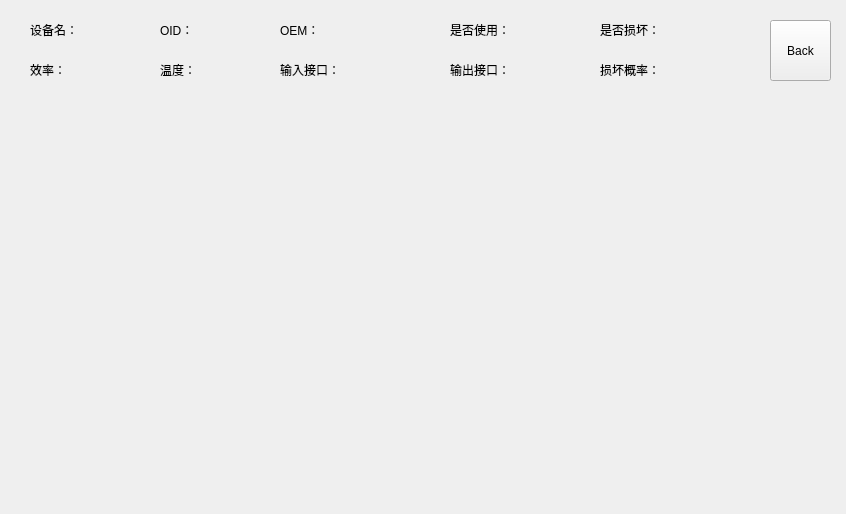
<?xml version="1.0" encoding="UTF-8"?>
<ui version="4.0">
 <class>RTshow</class>
 <widget class="QWidget" name="RTshow">
  <property name="geometry">
   <rect>
    <x>0</x>
    <y>0</y>
    <width>846</width>
    <height>514</height>
   </rect>
  </property>
  <property name="windowTitle">
   <string>Form</string>
  </property>
  <property name="windowIcon">
   <iconset>
    <normaloff>file/icon.png</normaloff>file/icon.png</iconset>
  </property>
  <widget class="QPushButton" name="back">
   <property name="geometry">
    <rect>
     <x>770</x>
     <y>20</y>
     <width>61</width>
     <height>61</height>
    </rect>
   </property>
   <property name="text">
    <string>Back</string>
   </property>
  </widget>
  <widget class="QWidget" name="verticalLayoutWidget">
   <property name="geometry">
    <rect>
     <x>19</x>
     <y>119</y>
     <width>811</width>
     <height>381</height>
    </rect>
   </property>
   <layout class="QVBoxLayout" name="verticalLayout"/>
  </widget>
  <widget class="QLabel" name="label_1">
   <property name="geometry">
    <rect>
     <x>30</x>
     <y>20</y>
     <width>69</width>
     <height>20</height>
    </rect>
   </property>
   <property name="text">
    <string>设备名：</string>
   </property>
  </widget>
  <widget class="QLabel" name="label_2">
   <property name="geometry">
    <rect>
     <x>160</x>
     <y>20</y>
     <width>69</width>
     <height>20</height>
    </rect>
   </property>
   <property name="text">
    <string>OID：</string>
   </property>
  </widget>
  <widget class="QLabel" name="label_3">
   <property name="geometry">
    <rect>
     <x>280</x>
     <y>20</y>
     <width>51</width>
     <height>20</height>
    </rect>
   </property>
   <property name="text">
    <string>OEM：</string>
   </property>
  </widget>
  <widget class="QLabel" name="label_4">
   <property name="geometry">
    <rect>
     <x>450</x>
     <y>20</y>
     <width>71</width>
     <height>20</height>
    </rect>
   </property>
   <property name="text">
    <string>是否使用：</string>
   </property>
  </widget>
  <widget class="QLabel" name="label_5">
   <property name="geometry">
    <rect>
     <x>600</x>
     <y>20</y>
     <width>71</width>
     <height>20</height>
    </rect>
   </property>
   <property name="text">
    <string>是否损坏：</string>
   </property>
  </widget>
  <widget class="QLabel" name="label_6">
   <property name="geometry">
    <rect>
     <x>30</x>
     <y>60</y>
     <width>69</width>
     <height>20</height>
    </rect>
   </property>
   <property name="text">
    <string>效率：</string>
   </property>
  </widget>
  <widget class="QLabel" name="label_7">
   <property name="geometry">
    <rect>
     <x>160</x>
     <y>60</y>
     <width>69</width>
     <height>20</height>
    </rect>
   </property>
   <property name="text">
    <string>温度：</string>
   </property>
  </widget>
  <widget class="QLabel" name="label_8">
   <property name="geometry">
    <rect>
     <x>280</x>
     <y>60</y>
     <width>81</width>
     <height>20</height>
    </rect>
   </property>
   <property name="text">
    <string>输入接口：</string>
   </property>
  </widget>
  <widget class="QLabel" name="label_9">
   <property name="geometry">
    <rect>
     <x>450</x>
     <y>60</y>
     <width>71</width>
     <height>20</height>
    </rect>
   </property>
   <property name="text">
    <string>输出接口：</string>
   </property>
  </widget>
  <widget class="QLabel" name="label_10">
   <property name="geometry">
    <rect>
     <x>600</x>
     <y>60</y>
     <width>71</width>
     <height>20</height>
    </rect>
   </property>
   <property name="text">
    <string>损坏概率：</string>
   </property>
  </widget>
  <widget class="QLabel" name="label_11">
   <property name="geometry">
    <rect>
     <x>90</x>
     <y>20</y>
     <width>81</width>
     <height>20</height>
    </rect>
   </property>
   <property name="text">
    <string/>
   </property>
  </widget>
  <widget class="QLabel" name="label_12">
   <property name="geometry">
    <rect>
     <x>200</x>
     <y>20</y>
     <width>69</width>
     <height>20</height>
    </rect>
   </property>
   <property name="text">
    <string/>
   </property>
  </widget>
  <widget class="QLabel" name="label_13">
   <property name="geometry">
    <rect>
     <x>328</x>
     <y>20</y>
     <width>91</width>
     <height>20</height>
    </rect>
   </property>
   <property name="text">
    <string/>
   </property>
  </widget>
  <widget class="QLabel" name="label_14">
   <property name="geometry">
    <rect>
     <x>520</x>
     <y>20</y>
     <width>61</width>
     <height>20</height>
    </rect>
   </property>
   <property name="text">
    <string/>
   </property>
  </widget>
  <widget class="QLabel" name="label_15">
   <property name="geometry">
    <rect>
     <x>670</x>
     <y>20</y>
     <width>69</width>
     <height>20</height>
    </rect>
   </property>
   <property name="text">
    <string/>
   </property>
  </widget>
  <widget class="QLabel" name="label_16">
   <property name="geometry">
    <rect>
     <x>70</x>
     <y>60</y>
     <width>69</width>
     <height>20</height>
    </rect>
   </property>
   <property name="text">
    <string/>
   </property>
  </widget>
  <widget class="QLabel" name="label_17">
   <property name="geometry">
    <rect>
     <x>200</x>
     <y>60</y>
     <width>69</width>
     <height>20</height>
    </rect>
   </property>
   <property name="text">
    <string/>
   </property>
  </widget>
  <widget class="QLabel" name="label_18">
   <property name="geometry">
    <rect>
     <x>348</x>
     <y>60</y>
     <width>101</width>
     <height>20</height>
    </rect>
   </property>
   <property name="text">
    <string/>
   </property>
  </widget>
  <widget class="QLabel" name="label_19">
   <property name="geometry">
    <rect>
     <x>520</x>
     <y>60</y>
     <width>81</width>
     <height>20</height>
    </rect>
   </property>
   <property name="text">
    <string/>
   </property>
  </widget>
  <widget class="QLabel" name="label_110">
   <property name="geometry">
    <rect>
     <x>670</x>
     <y>60</y>
     <width>69</width>
     <height>20</height>
    </rect>
   </property>
   <property name="text">
    <string/>
   </property>
  </widget>
 </widget>
 <resources/>
 <connections/>
</ui>
